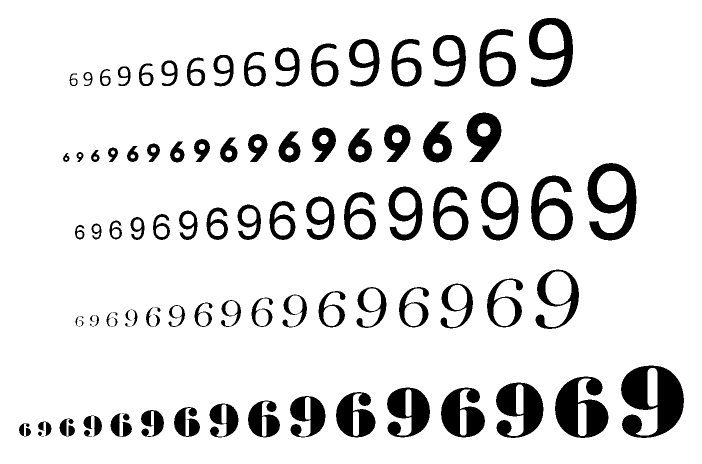
%> input picture Clasifica 69/test96.bmp, 1404 x 927 px (shown at 1/2 size)
$ octave --eval "result = process(imread('../Clasifica 69/test96.bmp'));"   (GNU Octave 9; MATLAB toolbox functions it lacks are replaced by stand-ins)
%> lines starting %> are read from the running program, lines starting %| are printed output that depends on the picture; in (x1, y1, x2, y2) boxes, pixels count from 0 and x2, y2 are one past the last pixel; in counts of white or black regions, pixels touching at a corner belong together; the program's own positions count from 1
function [imagen] = process(imGray)
%En esta funcion procesamos la imagen en recibida en escala de grices
%para finalmente obtener la region del pequeño Indiana Jones.

[~, threshold] = edge(imGray, 'canny');
%> threshold = [0.151 0.377]
fudgeFactor = 2.3;
imbin = edge(imGray,'canny', threshold * fudgeFactor);
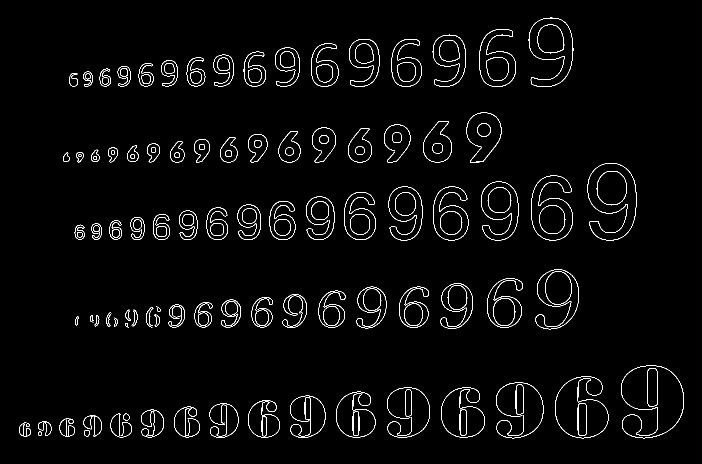
%> imbin: size 927x1404 logical (shown at 1/2 size); 2.3% white in thin lines or dots, all inside (x1, y1, x2, y2) = (38, 35, 1368, 877)

%Limpiamos los pixeles que se encuentren aislados en la imagen.
%Aplicamos la operacion morfologica clean,
% BW2 = bwmorph (BW, operación, n) aplica la operación n veces.
% n puede ser Inf, en cuyo caso la operación se repite hasta que
% la imagen ya no cambia.
bws = bwmorph(imbin,'clean',Inf);

se = strel('disk',4);
imagendilate = imdilate(bws,se);
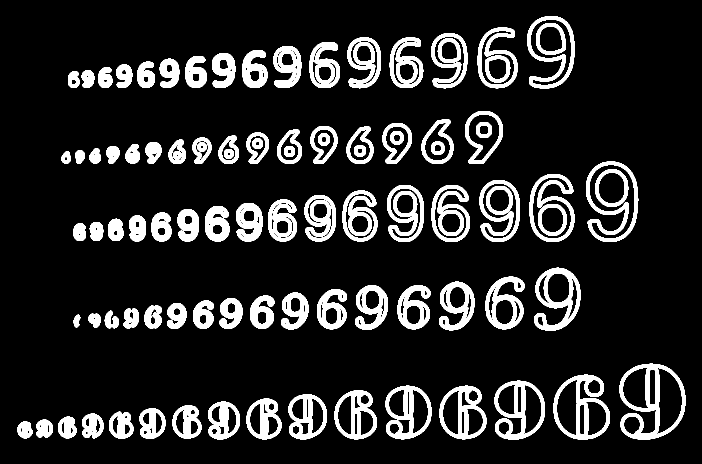
%> imagendilate: size 927x1404 logical (shown at 1/2 size); 14% white; 97 white regions, largest, box (x1, y1, x2, y2) and area: (1239, 727, 1371, 880) 5924, (1107, 749, 1220, 880) 4837, (1068, 535, 1161, 662) 4568

% BW2 = imfill (BW, 'holes') llena los agujeros en la imagen binaria de
% entrada BW. En esta sintaxis, un agujero es un conjunto de píxeles de
% fondo que no se pueden alcanzar rellenando el fondo desde el borde de la
% imagen.
imgnoholes = imfill(imagendilate, 'holes');
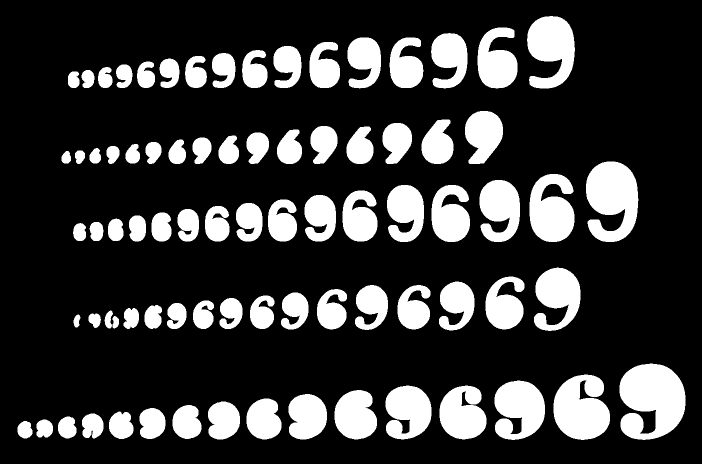
%> imgnoholes: size 927x1404 logical (shown at 1/2 size); 21.8% white; 81 white regions, largest, box (x1, y1, x2, y2) and area: (1239, 727, 1371, 880) 14945, (1172, 323, 1277, 484) 12147, (1107, 749, 1220, 880) 11054

% J = imclearborder(I,conn) specifies the pixel connectivity, conn.
imnoborder = imclearborder(imgnoholes, 8);

%Por ultimo, eliminamos de la imagen, las regiones que tengan menos de
%5000 pixeles, con esto hacemos que desaparezcan regiones que no se
%pudieron eliminar al aplicar el imclearborder, y que se pueden
%BW2 = bwareaopen (BW, P) elimina todos los componentes conectados
% (objetos) que tienen menos de P píxeles de la imagen binaria BW,
% produciendo otra imagen binaria, BW2. Esta operación se conoce como
% apertura de área.
imagen = bwareaopen(imnoborder, 5000);
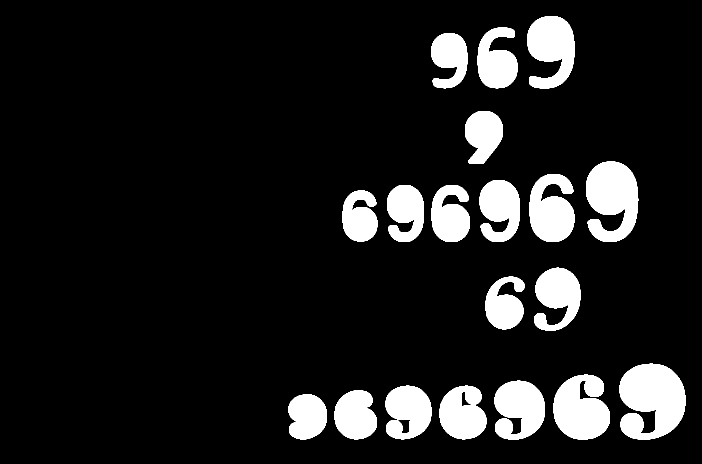
%> imagen: size 927x1404 logical (shown at 1/2 size); 11.6% white; 19 white regions, largest, box (x1, y1, x2, y2) and area: (1239, 727, 1371, 880) 14945, (1172, 323, 1277, 484) 12147, (1107, 749, 1220, 880) 11054

end

$ run again, on Clasifica 69/nueve.bmp
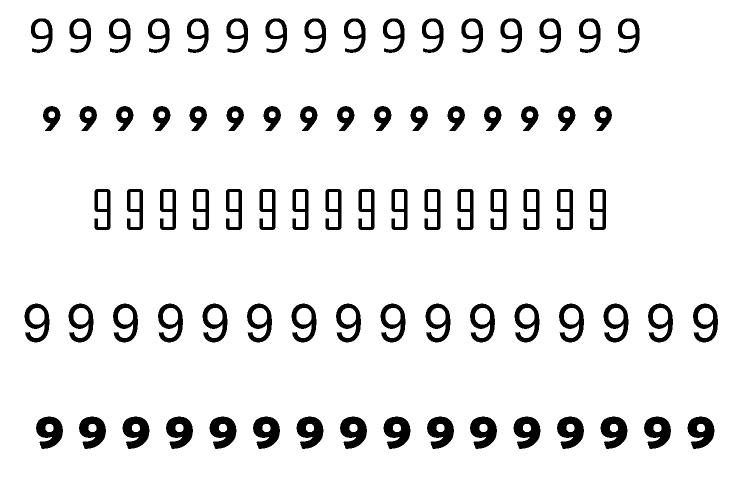
%> input picture Clasifica 69/nueve.bmp, 1470 x 970 px (shown at 1/2 size)
%> threshold = [0.154 0.385]
%> in process, `imbin = edge(imGray,'canny', threshold * fudgeFactor);`:
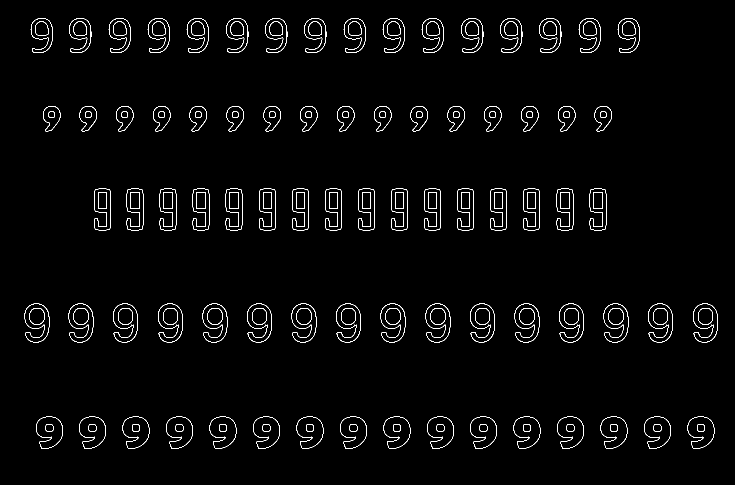
%> imbin: size 970x1470 logical (shown at 1/2 size); 1.9% white in thin lines or dots, all inside (x1, y1, x2, y2) = (49, 36, 1436, 898)
%> imagendilate: size 970x1470 logical; 12.7% white; 112 white regions, largest, box (x1, y1, x2, y2) and area: (46, 604, 102, 688) 2842, (134, 604, 190, 688) 2842, (223, 604, 279, 688) 2842
%> in process, `imgnoholes = imfill(imagendilate, 'holes');`:
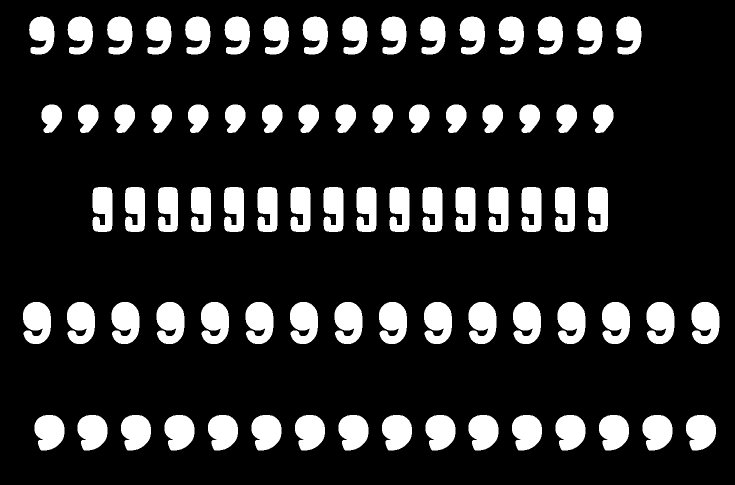
%> imgnoholes: size 970x1470 logical (shown at 1/2 size); 16.4% white; 80 white regions, largest, box (x1, y1, x2, y2) and area: (46, 604, 102, 688) 3670, (134, 604, 190, 688) 3670, (223, 604, 279, 688) 3670
%> imagen: size 970x1470 logical; every value is 0

$ run again, on Clasifica 69/seis.bmp
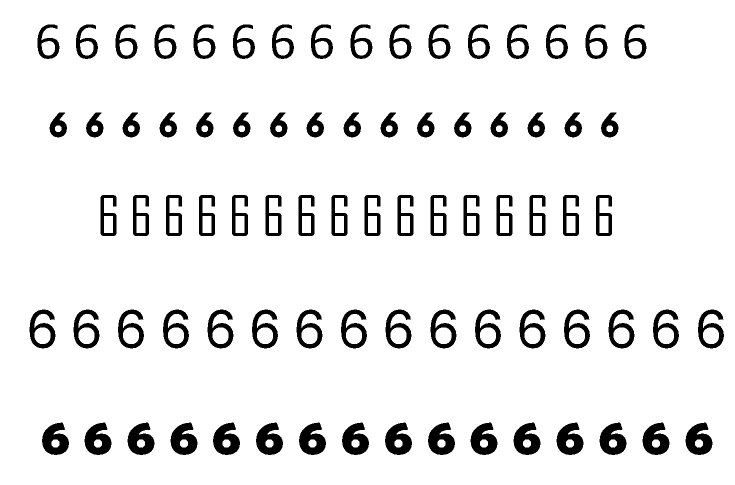
%> input picture Clasifica 69/seis.bmp, 1470 x 970 px (shown at 1/2 size)
%> threshold = [0.154 0.385]
%> in process, `imbin = edge(imGray,'canny', threshold * fudgeFactor);`:
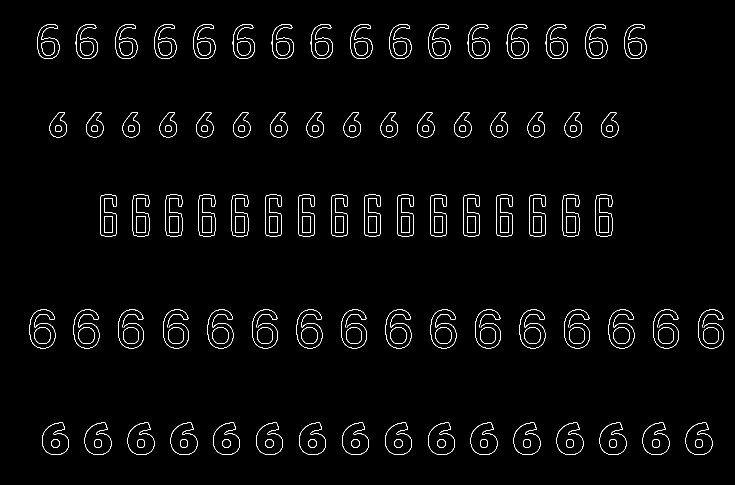
%> imbin: size 970x1470 logical (shown at 1/2 size); 1.9% white in thin lines or dots, all inside (x1, y1, x2, y2) = (59, 48, 1448, 910)
%> imagendilate: size 970x1470 logical; 12.8% white; 112 white regions, largest, box (x1, y1, x2, y2) and area: (56, 616, 114, 700) 2913, (144, 616, 202, 700) 2913, (233, 616, 291, 700) 2913
%> in process, `imgnoholes = imfill(imagendilate, 'holes');`:
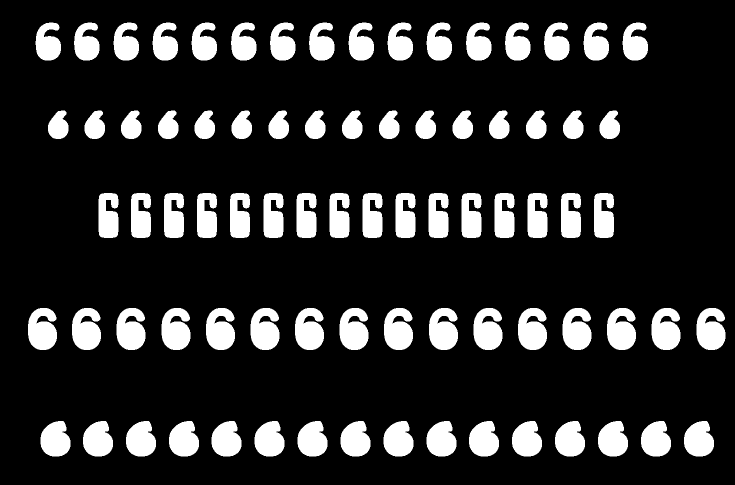
%> imgnoholes: size 970x1470 logical (shown at 1/2 size); 16.6% white; 80 white regions, largest, box (x1, y1, x2, y2) and area: (56, 616, 114, 700) 3798, (144, 616, 202, 700) 3798, (233, 616, 291, 700) 3798
%> imagen: size 970x1470 logical; every value is 0
